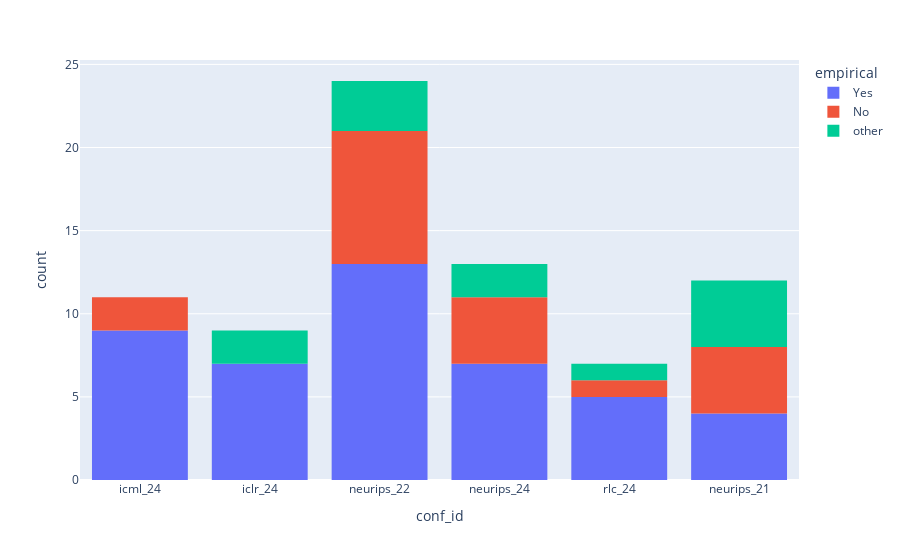
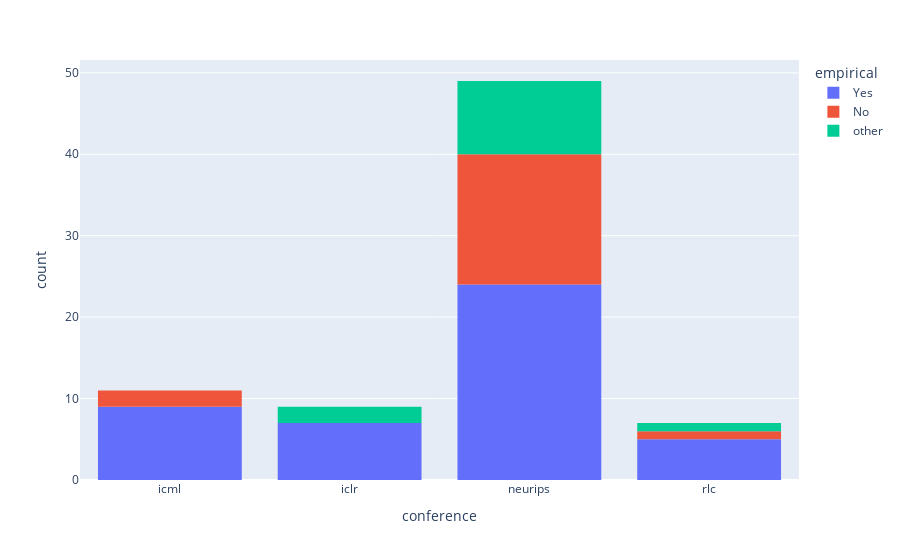
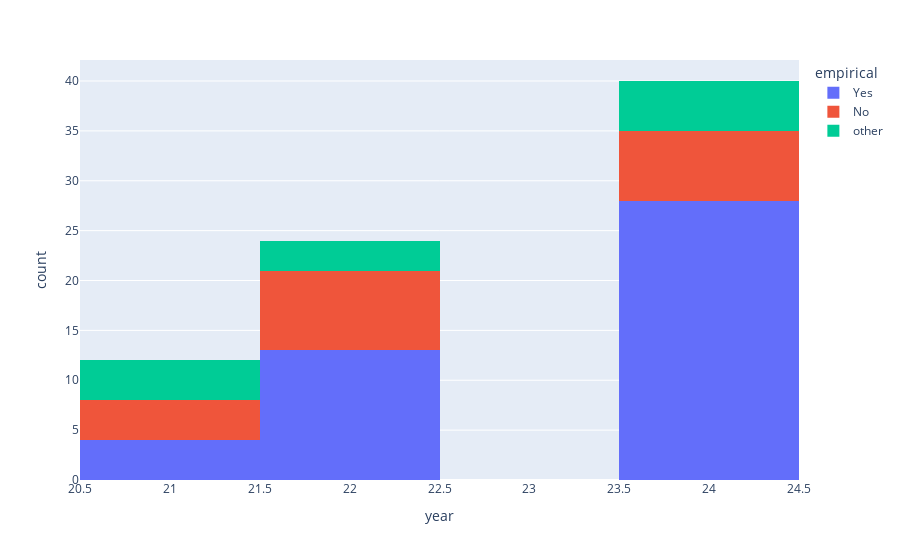

The notebook cell these images were saved under, in order:
### Code cell
# Empirical vs non-empirical papers
fig = px.histogram(data, x='conf_id', color='empirical')
fig.show()
fig = px.histogram(data, x='conference', color='empirical')
fig.show()
fig = px.histogram(data, x='year', color='empirical')
fig.show()

### Figure 1 — Plotly figure (JSON) as saved in the notebook; plotly's stock layout.template omitted (floating-point values rounded to 4 significant figures)
{"data": [{"alignmentgroup": "True", "bingroup": "x", "hovertemplate": "empirical=Yes<br>conf_id=%{x}<br>count=%{y}<extra></extra>", "legendgroup": "Yes", "marker": {"color": "#636efa", "pattern": {"shape": ""}}, "name": "Yes", "offsetgroup": "Yes", "orientation": "v", "showlegend": true, "type": "histogram", "x": ["icml_24", "icml_24", "icml_24", "icml_24", "icml_24", "icml_24", "icml_24", "icml_24", "icml_24", "iclr_24", "iclr_24", "iclr_24", "iclr_24", "iclr_24", "iclr_24", "iclr_24", "neurips_22", "neurips_22", "neurips_22", "neurips_22", "neurips_22", "neurips_22", "neurips_22", "neurips_22", "neurips_22", "neurips_22", "neurips_22", "neurips_22", "neurips_22", "neurips_24", "neurips_24", "neurips_24", "neurips_24", "neurips_24", "neurips_24", "neurips_24", "rlc_24", "rlc_24", "rlc_24", "rlc_24", "rlc_24", "neurips_21", "neurips_21", "neurips_21", "neurips_21"], "xaxis": "x", "yaxis": "y"}, {"alignmentgroup": "True", "bingroup": "x", "hovertemplate": "empirical=No<br>conf_id=%{x}<br>count=%{y}<extra></extra>", "legendgroup": "No", "marker": {"color": "#EF553B", "pattern": {"shape": ""}}, "name": "No", "offsetgroup": "No", "orientation": "v", "showlegend": true, "type": "histogram", "x": ["icml_24", "icml_24", "neurips_22", "neurips_22", "neurips_22", "neurips_22", "neurips_22", "neurips_22", "neurips_22", "neurips_22", "neurips_24", "neurips_24", "neurips_24", "neurips_24", "rlc_24", "neurips_21", "neurips_21", "neurips_21", "neurips_21"], "xaxis": "x", "yaxis": "y"}, {"alignmentgroup": "True", "bingroup": "x", "hovertemplate": "empirical=other<br>conf_id=%{x}<br>count=%{y}<extra></extra>", "legendgroup": "other", "marker": {"color": "#00cc96", "pattern": {"shape": ""}}, "name": "other", "offsetgroup": "other", "orientation": "v", "showlegend": true, "type": "histogram", "x": ["iclr_24", "iclr_24", "neurips_22", "neurips_22", "neurips_22", "neurips_24", "neurips_24", "rlc_24", "neurips_21", "neurips_21", "neurips_21", "neurips_21"], "xaxis": "x", "yaxis": "y"}], "layout": {"barmode": "relative", "legend": {"title": {"text": "empirical"}, "tracegroupgap": 0}, "margin": {"t": 60}, "xaxis": {"anchor": "y", "domain": [0, 1], "title": {"text": "conf_id"}}, "yaxis": {"anchor": "x", "domain": [0, 1], "title": {"text": "count"}}}}

### Figure 2 — Plotly figure (JSON) as saved in the notebook; plotly's stock layout.template omitted (floating-point values rounded to 4 significant figures)
{"data": [{"alignmentgroup": "True", "bingroup": "x", "hovertemplate": "empirical=Yes<br>conference=%{x}<br>count=%{y}<extra></extra>", "legendgroup": "Yes", "marker": {"color": "#636efa", "pattern": {"shape": ""}}, "name": "Yes", "offsetgroup": "Yes", "orientation": "v", "showlegend": true, "type": "histogram", "x": ["icml", "icml", "icml", "icml", "icml", "icml", "icml", "icml", "icml", "iclr", "iclr", "iclr", "iclr", "iclr", "iclr", "iclr", "neurips", "neurips", "neurips", "neurips", "neurips", "neurips", "neurips", "neurips", "neurips", "neurips", "neurips", "neurips", "neurips", "neurips", "neurips", "neurips", "neurips", "neurips", "neurips", "neurips", "rlc", "rlc", "rlc", "rlc", "rlc", "neurips", "neurips", "neurips", "neurips"], "xaxis": "x", "yaxis": "y"}, {"alignmentgroup": "True", "bingroup": "x", "hovertemplate": "empirical=No<br>conference=%{x}<br>count=%{y}<extra></extra>", "legendgroup": "No", "marker": {"color": "#EF553B", "pattern": {"shape": ""}}, "name": "No", "offsetgroup": "No", "orientation": "v", "showlegend": true, "type": "histogram", "x": ["icml", "icml", "neurips", "neurips", "neurips", "neurips", "neurips", "neurips", "neurips", "neurips", "neurips", "neurips", "neurips", "neurips", "rlc", "neurips", "neurips", "neurips", "neurips"], "xaxis": "x", "yaxis": "y"}, {"alignmentgroup": "True", "bingroup": "x", "hovertemplate": "empirical=other<br>conference=%{x}<br>count=%{y}<extra></extra>", "legendgroup": "other", "marker": {"color": "#00cc96", "pattern": {"shape": ""}}, "name": "other", "offsetgroup": "other", "orientation": "v", "showlegend": true, "type": "histogram", "x": ["iclr", "iclr", "neurips", "neurips", "neurips", "neurips", "neurips", "rlc", "neurips", "neurips", "neurips", "neurips"], "xaxis": "x", "yaxis": "y"}], "layout": {"barmode": "relative", "legend": {"title": {"text": "empirical"}, "tracegroupgap": 0}, "margin": {"t": 60}, "xaxis": {"anchor": "y", "domain": [0, 1], "title": {"text": "conference"}}, "yaxis": {"anchor": "x", "domain": [0, 1], "title": {"text": "count"}}}}

### Figure 3 — Plotly figure (JSON) as saved in the notebook; plotly's stock layout.template omitted (floating-point values rounded to 4 significant figures)
{"data": [{"alignmentgroup": "True", "bingroup": "x", "hovertemplate": "empirical=Yes<br>year=%{x}<br>count=%{y}<extra></extra>", "legendgroup": "Yes", "marker": {"color": "#636efa", "pattern": {"shape": ""}}, "name": "Yes", "offsetgroup": "Yes", "orientation": "v", "showlegend": true, "type": "histogram", "x": [24, 24, 24, 24, 24, 24, 24, 24, 24, 24, 24, 24, 24, 24, 24, 24, 22, 22, 22, 22, 22, 22, 22, 22, 22, 22, 22, 22, 22, 24, 24, 24, 24, 24, 24, 24, 24, 24, 24, 24, 24, 21, 21, 21, 21], "xaxis": "x", "yaxis": "y"}, {"alignmentgroup": "True", "bingroup": "x", "hovertemplate": "empirical=No<br>year=%{x}<br>count=%{y}<extra></extra>", "legendgroup": "No", "marker": {"color": "#EF553B", "pattern": {"shape": ""}}, "name": "No", "offsetgroup": "No", "orientation": "v", "showlegend": true, "type": "histogram", "x": [24, 24, 22, 22, 22, 22, 22, 22, 22, 22, 24, 24, 24, 24, 24, 21, 21, 21, 21], "xaxis": "x", "yaxis": "y"}, {"alignmentgroup": "True", "bingroup": "x", "hovertemplate": "empirical=other<br>year=%{x}<br>count=%{y}<extra></extra>", "legendgroup": "other", "marker": {"color": "#00cc96", "pattern": {"shape": ""}}, "name": "other", "offsetgroup": "other", "orientation": "v", "showlegend": true, "type": "histogram", "x": [24, 24, 22, 22, 22, 24, 24, 24, 21, 21, 21, 21], "xaxis": "x", "yaxis": "y"}], "layout": {"barmode": "relative", "legend": {"title": {"text": "empirical"}, "tracegroupgap": 0}, "margin": {"t": 60}, "xaxis": {"anchor": "y", "domain": [0, 1], "title": {"text": "year"}}, "yaxis": {"anchor": "x", "domain": [0, 1], "title": {"text": "count"}}}}
